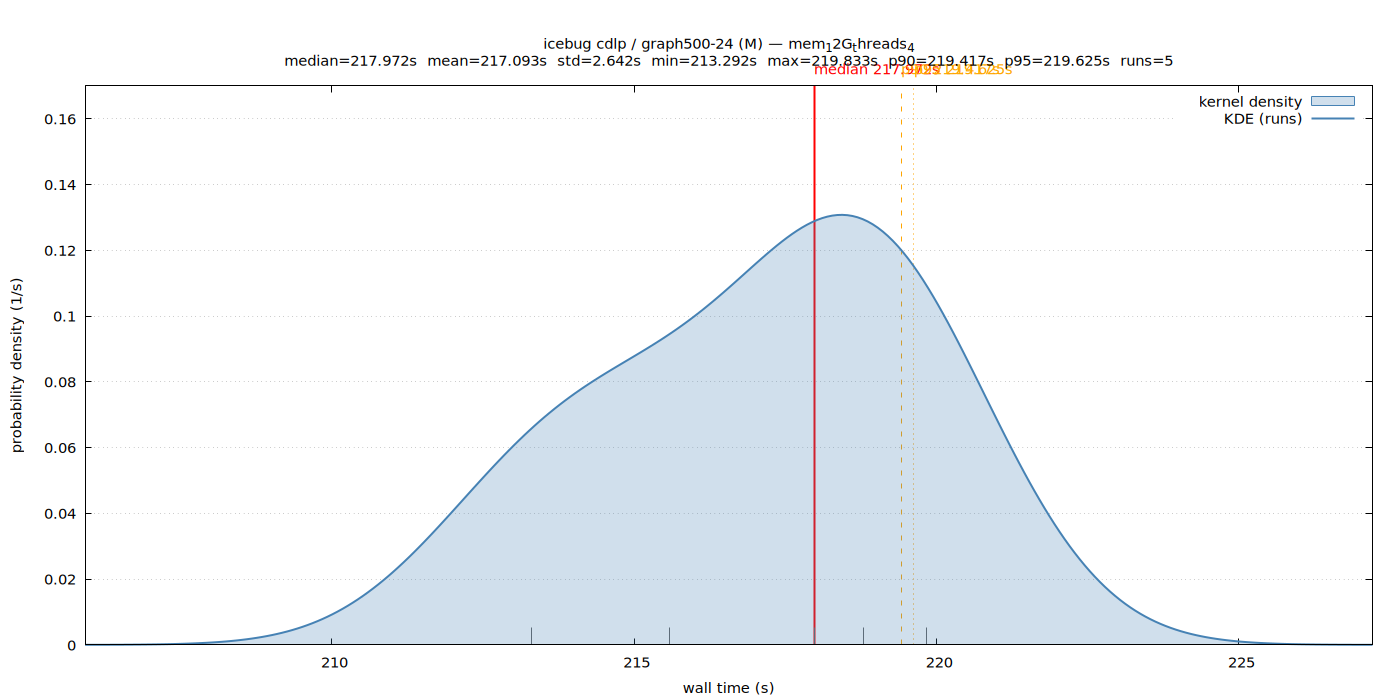

Generate this figure with gnuplot:
set terminal pngcairo size 1400,700 enhanced font 'Sans,11'
set output '/home/ubuntu/nvm/results/ldbd/cdlp/M/graph500-24/icebug_mem_12G_threads_4/wall_time.png'
set title "icebug cdlp / graph500-24 (M) — mem_12G_threads_4\nmedian=217.972s  mean=217.093s  std=2.642s  min=213.292s  max=219.833s  p90=219.417s  p95=219.625s  runs=5"
set xlabel 'wall time (s)'
set ylabel 'probability density (1/s)'
set tmargin 5
set yrange [0:0.169987]
set xrange [205.916428:227.208511]
set grid y
set key top right
set arrow from 217.972226,0 to 217.972226,0.169987 nohead lc rgb 'red' lw 2
set label 'median 217.972s' at 217.972226,0.169987 offset char 0,1 tc rgb 'red'
set arrow from 219.416754,0 to 219.416754,0.169987 nohead lc rgb 'orange' lw 1 dt 2
set label 'p90 219.417s' at 219.416754,0.169987 offset char 0,1 tc rgb 'orange'
set arrow from 219.624652,0 to 219.624652,0.169987 nohead lc rgb 'orange' lw 1 dt 3
set label 'p95 219.625s' at 219.624652,0.169987 offset char 0,1 tc rgb 'orange'
set arrow from 219.832551,0 to 219.832551,0.00523036 nohead lc rgb '#666666' lw 1
set arrow from 215.576796,0 to 215.576796,0.00523036 nohead lc rgb '#666666' lw 1
set arrow from 213.292388,0 to 213.292388,0.00523036 nohead lc rgb '#666666' lw 1
set arrow from 218.793058,0 to 218.793058,0.00523036 nohead lc rgb '#666666' lw 1
set arrow from 217.972226,0 to 217.972226,0.00523036 nohead lc rgb '#666666' lw 1
plot '/home/ubuntu/nvm/results/ldbd/cdlp/M/graph500-24/icebug_mem_12G_threads_4/wall_time.dat' using 1:2 with filledcurves y=0 lc rgb '#4682b4' fs transparent solid 0.25 title 'kernel density', \
     '/home/ubuntu/nvm/results/ldbd/cdlp/M/graph500-24/icebug_mem_12G_threads_4/wall_time.dat' using 1:2 with lines lw 2 lc rgb '#4682b4' title 'KDE (runs)'
